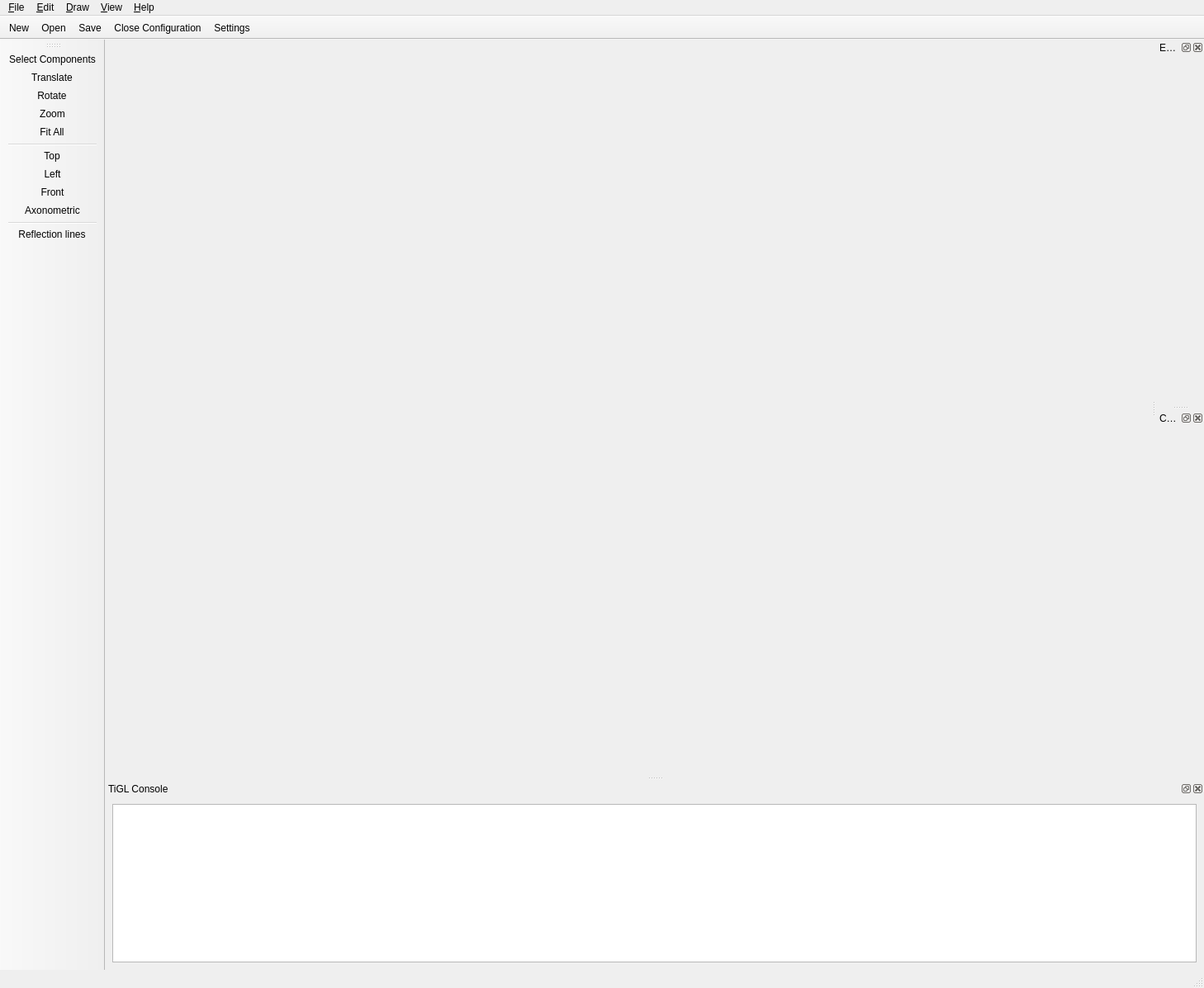
<?xml version="1.0" encoding="UTF-8"?>
<ui version="4.0">
 <class>TIGLCreatorWindow</class>
 <widget class="QMainWindow" name="TIGLCreatorWindow">
  <property name="geometry">
   <rect>
    <x>0</x>
    <y>0</y>
    <width>1458</width>
    <height>1197</height>
   </rect>
  </property>
  <property name="windowTitle">
   <string>MainWindow</string>
  </property>
  <property name="windowIcon">
   <iconset resource="TIGLCreator.qrc">
    <normaloff>:/gfx/Icon_TIGL_128.png</normaloff>:/gfx/Icon_TIGL_128.png</iconset>
  </property>
  <property name="unifiedTitleAndToolBarOnMac">
   <bool>true</bool>
  </property>
  <widget class="QWidget" name="centralwidget">
   <property name="sizePolicy">
    <sizepolicy hsizetype="Expanding" vsizetype="Expanding">
     <horstretch>0</horstretch>
     <verstretch>0</verstretch>
    </sizepolicy>
   </property>
   <layout class="QVBoxLayout" name="verticalLayout">
    <property name="leftMargin">
     <number>0</number>
    </property>
    <property name="topMargin">
     <number>0</number>
    </property>
    <property name="rightMargin">
     <number>0</number>
    </property>
    <property name="bottomMargin">
     <number>0</number>
    </property>
    <item>
     <widget class="TIGLCreatorWidget" name="myOCC" native="true">
      <property name="sizePolicy">
       <sizepolicy hsizetype="Preferred" vsizetype="Preferred">
        <horstretch>0</horstretch>
        <verstretch>70</verstretch>
       </sizepolicy>
      </property>
      <property name="minimumSize">
       <size>
        <width>0</width>
        <height>300</height>
       </size>
      </property>
     </widget>
    </item>
   </layout>
  </widget>
  <widget class="QMenuBar" name="menubar">
   <property name="geometry">
    <rect>
     <x>0</x>
     <y>0</y>
     <width>783</width>
     <height>20</height>
    </rect>
   </property>
   <widget class="QMenu" name="fileMenu">
    <property name="title">
     <string>&amp;File</string>
    </property>
    <widget class="QMenu" name="recentFileMenu">
     <property name="title">
      <string>&amp;Recent Files</string>
     </property>
    </widget>
    <widget class="QMenu" name="tiglMenu">
     <property name="title">
      <string>&amp;CPACS Export</string>
     </property>
     <widget class="QMenu" name="menuExport_to_IGES">
      <property name="title">
       <string>IGES</string>
      </property>
      <addaction name="tiglExportIgesAction"/>
      <addaction name="tiglExportFusedIgesAction"/>
     </widget>
     <widget class="QMenu" name="menuExport_to_STEP">
      <property name="title">
       <string>STEP</string>
      </property>
      <addaction name="tiglExportStepAction"/>
      <addaction name="tiglExportFusedStepAction"/>
     </widget>
     <widget class="QMenu" name="menuExport_to_VTK">
      <property name="title">
       <string>VTK</string>
      </property>
      <addaction name="tiglExportMeshedWingVTK"/>
      <addaction name="tiglExportMeshedWingVTKsimple"/>
      <addaction name="tiglExportMeshedFuselageVTK"/>
      <addaction name="tiglExportMeshedConfigVTKNoFuse"/>
      <addaction name="tiglExportMeshedConfigVTK"/>
     </widget>
     <widget class="QMenu" name="menuExport_to_STL">
      <property name="title">
       <string>STL</string>
      </property>
      <addaction name="tiglExportMeshedWingSTL"/>
      <addaction name="tiglExportMeshedFuselageSTL"/>
      <addaction name="tiglExportMeshedConfigSTL"/>
     </widget>
     <widget class="QMenu" name="menuExport_to_Collada">
      <property name="title">
       <string>Collada</string>
      </property>
      <addaction name="tiglExportWingColladaAction"/>
      <addaction name="tiglExportFuselageColladaAction"/>
      <addaction name="tiglExportConfigurationColladaAction"/>
     </widget>
     <widget class="QMenu" name="menuExport_to_BRep">
      <property name="title">
       <string>BRep</string>
      </property>
      <addaction name="tiglExportWingBRepAction"/>
      <addaction name="tiglExportFuselageBRepAction"/>
      <addaction name="tiglExportFusedConfigBRep"/>
      <addaction name="tiglExportWingCurvesBRepAction"/>
      <addaction name="tiglExportFuselageCurvesBRepAction"/>
     </widget>
     <addaction name="menuExport_to_IGES"/>
     <addaction name="menuExport_to_STEP"/>
     <addaction name="menuExport_to_BRep"/>
     <addaction name="separator"/>
     <addaction name="menuExport_to_VTK"/>
     <addaction name="menuExport_to_STL"/>
     <addaction name="menuExport_to_Collada"/>
    </widget>
    <addaction name="newAction"/>
    <addaction name="openAction"/>
    <addaction name="recentFileMenu"/>
    <addaction name="openScriptAction"/>
    <addaction name="setBackgroundAction"/>
    <addaction name="separator"/>
    <addaction name="saveAction"/>
    <addaction name="saveAsAction"/>
    <addaction name="exportAction"/>
    <addaction name="saveScreenshotAction"/>
    <addaction name="tiglMenu"/>
    <addaction name="closeAction"/>
    <addaction name="separator"/>
    <addaction name="settingsAction"/>
    <addaction name="exitAction"/>
   </widget>
   <widget class="QMenu" name="cpacsMenu">
    <property name="title">
     <string>&amp;Draw</string>
    </property>
    <widget class="QMenu" name="menuAircraft">
     <property name="title">
      <string>Aircraft</string>
     </property>
     <addaction name="showAllWingsAndFuselagesAction"/>
     <addaction name="showAllWingsAndFuselageDuctCutoutsAction"/>
     <addaction name="showAllWingsAndFuselagesSurfacePointsAction"/>
     <addaction name="drawFusedAircraftAction"/>
     <addaction name="showFusedAirplaneTriangulation"/>
     <addaction name="drawIntersectionAction"/>
     <addaction name="drawFarFieldAction"/>
     <addaction name="drawSystemsAction"/>
     <addaction name="drawComponentAction"/>
     <addaction name="drawControlPointNetAction"/>
    </widget>
    <widget class="QMenu" name="menuWings">
     <property name="title">
      <string>Wings</string>
     </property>
     <addaction name="drawWingsAction"/>
     <addaction name="drawFusedWingAction"/>
     <addaction name="drawWingShellAction"/>
     <addaction name="drawWingComponentSegmentAction"/>
     <addaction name="drawWingStructureAction"/>
     <addaction name="drawWingTriangulationAction"/>
     <addaction name="drawWingProfilesAction"/>
     <addaction name="drawWingGuideCurvesAction"/>
     <addaction name="drawWingFlapsAction"/>
     <addaction name="separator"/>
     <addaction name="drawWingSamplePointsAction"/>
     <addaction name="drawWingOverlayCPACSProfilePointsAction"/>
     <addaction name="drawWingCSPointAction"/>
    </widget>
    <widget class="QMenu" name="menuFuselages">
     <property name="title">
      <string>Fuselages</string>
     </property>
     <addaction name="drawFuselageAction"/>
     <addaction name="drawFuselageProfilesAction"/>
     <addaction name="drawFuselageGuideCurvesAction"/>
     <addaction name="drawFuselageTriangulationAction"/>
     <addaction name="drawFuselageSamplePointsAction"/>
     <addaction name="drawFuselageSamplePointsAngleAction"/>
     <addaction name="drawFusedFuselageAction"/>
    </widget>
    <widget class="QMenu" name="menuRotorcraft">
     <property name="title">
      <string>Rotorcraft</string>
     </property>
     <addaction name="drawRotorsAction"/>
     <addaction name="showRotorPropertiesAction"/>
    </widget>
    <widget class="QMenu" name="menuRotorBlades">
     <property name="title">
      <string>Rotor blades</string>
     </property>
     <addaction name="drawRotorBladesAction"/>
     <addaction name="drawFusedRotorBladeAction"/>
     <addaction name="drawRotorBladeShellAction"/>
     <addaction name="drawRotorBladeComponentSegmentAction"/>
     <addaction name="drawRotorBladeTriangulationAction"/>
     <addaction name="drawRotorProfilesAction"/>
     <addaction name="drawRotorBladeGuideCurvesAction"/>
     <addaction name="separator"/>
     <addaction name="drawRotorBladeSamplePointsAction"/>
     <addaction name="drawRotorBladeOverlayCPACSProfilePointsAction"/>
     <addaction name="drawRotorBladeCSPointAction"/>
    </widget>
    <widget class="QMenu" name="menuMisc_Geometry">
     <property name="title">
      <string>Misc Geometry</string>
     </property>
     <addaction name="drawPointAction"/>
     <addaction name="drawVectorAction"/>
    </widget>
    <addaction name="menuAircraft"/>
    <addaction name="menuRotorcraft"/>
    <addaction name="menuWings"/>
    <addaction name="menuRotorBlades"/>
    <addaction name="menuFuselages"/>
    <addaction name="menuMisc_Geometry"/>
   </widget>
   <widget class="QMenu" name="viewMenu">
    <property name="title">
     <string>&amp;View</string>
    </property>
    <widget class="QMenu" name="viewDisplayMenu">
     <property name="title">
      <string>&amp;Display</string>
     </property>
     <addaction name="viewFrontAction"/>
     <addaction name="viewBackAction"/>
     <addaction name="viewTopAction"/>
     <addaction name="viewBottomAction"/>
     <addaction name="viewLeftAction"/>
     <addaction name="viewRightAction"/>
     <addaction name="separator"/>
     <addaction name="viewAxoAction"/>
     <addaction name="viewGridAction"/>
     <addaction name="separator"/>
     <addaction name="viewResetAction"/>
     <addaction name="viewZoomInAction"/>
     <addaction name="viewZoomOutAction"/>
     <addaction name="separator"/>
     <addaction name="showWireframeAction"/>
     <addaction name="showReflectionLinesAction"/>
    </widget>
    <widget class="QMenu" name="viewActionsMenu">
     <property name="title">
      <string>&amp;Actions</string>
     </property>
     <addaction name="fitAction"/>
     <addaction name="fitAllAction"/>
     <addaction name="zoomAction"/>
     <addaction name="panAction"/>
     <addaction name="rotAction"/>
    </widget>
    <widget class="QMenu" name="gridMenu">
     <property name="title">
      <string>&amp;Grid</string>
     </property>
     <addaction name="gridOnAction"/>
     <addaction name="separator"/>
     <addaction name="gridXYAction"/>
     <addaction name="gridXZAction"/>
     <addaction name="gridYZAction"/>
     <addaction name="separator"/>
     <addaction name="gridRectAction"/>
     <addaction name="gridCircAction"/>
    </widget>
    <addaction name="viewDisplayMenu"/>
    <addaction name="viewActionsMenu"/>
    <addaction name="gridMenu"/>
   </widget>
   <widget class="QMenu" name="helpMenu">
    <property name="title">
     <string>&amp;Help</string>
    </property>
    <addaction name="aboutAction"/>
    <addaction name="aboutQtAction"/>
   </widget>
   <widget class="QMenu" name="menuEdit">
    <property name="title">
     <string>&amp;Edit</string>
    </property>
    <addaction name="standardizeAction"/>
   </widget>
   <addaction name="fileMenu"/>
   <addaction name="menuEdit"/>
   <addaction name="cpacsMenu"/>
   <addaction name="viewMenu"/>
   <addaction name="helpMenu"/>
  </widget>
  <widget class="QStatusBar" name="statusbar"/>
  <widget class="QToolBar" name="toolBar">
   <property name="windowTitle">
    <string>File</string>
   </property>
   <property name="movable">
    <bool>false</bool>
   </property>
   <attribute name="toolBarArea">
    <enum>TopToolBarArea</enum>
   </attribute>
   <attribute name="toolBarBreak">
    <bool>false</bool>
   </attribute>
   <addaction name="newAction"/>
   <addaction name="openAction"/>
   <addaction name="saveAction"/>
   <addaction name="closeAction"/>
   <addaction name="settingsAction"/>
  </widget>
  <widget class="QToolBar" name="toolBarView">
   <property name="windowTitle">
    <string>Views</string>
   </property>
   <property name="orientation">
    <enum>Qt::Vertical</enum>
   </property>
   <attribute name="toolBarArea">
    <enum>LeftToolBarArea</enum>
   </attribute>
   <attribute name="toolBarBreak">
    <bool>false</bool>
   </attribute>
   <addaction name="selectAction"/>
   <addaction name="panAction"/>
   <addaction name="rotAction"/>
   <addaction name="zoomAction"/>
   <addaction name="fitAllAction"/>
   <addaction name="separator"/>
   <addaction name="viewTopAction"/>
   <addaction name="viewLeftAction"/>
   <addaction name="viewFrontAction"/>
   <addaction name="viewAxoAction"/>
   <addaction name="separator"/>
   <addaction name="showReflectionLinesAction"/>
  </widget>
  <widget class="QDockWidget" name="consoleDockWidget">
   <property name="windowTitle">
    <string>TiGL Console</string>
   </property>
   <attribute name="dockWidgetArea">
    <number>8</number>
   </attribute>
   <widget class="QWidget" name="dockWidgetContents_2">
    <layout class="QVBoxLayout" name="verticalLayout2">
     <item>
      <widget class="Console" name="console">
       <property name="baseSize">
        <size>
         <width>0</width>
         <height>100</height>
        </size>
       </property>
      </widget>
     </item>
    </layout>
   </widget>
  </widget>
  <widget class="QDockWidget" name="editorDockWidget">
   <property name="windowTitle">
    <string>Editor</string>
   </property>
   <attribute name="dockWidgetArea">
    <number>2</number>
   </attribute>
   <widget class="ModificatorContainerWidget" name="modificatorContainerWidget"/>
  </widget>
  <widget class="QDockWidget" name="treeDockWidget">
   <property name="windowTitle">
    <string>CPACS Tree</string>
   </property>
   <attribute name="dockWidgetArea">
    <number>2</number>
   </attribute>
   <widget class="CPACSTreeWidget" name="treeWidget"/>
  </widget>
  <action name="newAction">
   <property name="icon">
    <iconset resource="TIGLCreator.qrc">
     <normaloff>:/gfx/document-new.png</normaloff>:/gfx/document-new.png</iconset>
   </property>
   <property name="text">
    <string>&amp;New</string>
   </property>
   <property name="toolTip">
    <string>Create a new file</string>
   </property>
   <property name="shortcut">
    <string>Ctrl+N</string>
   </property>
  </action>
  <action name="openAction">
   <property name="icon">
    <iconset resource="TIGLCreator.qrc">
     <normaloff>:/gfx/document-open.png</normaloff>:/gfx/document-open.png</iconset>
   </property>
   <property name="text">
    <string>&amp;Open...</string>
   </property>
   <property name="toolTip">
    <string>Open an existing file</string>
   </property>
   <property name="shortcut">
    <string>Ctrl+O</string>
   </property>
  </action>
  <action name="openScriptAction">
   <property name="text">
    <string>Open Script</string>
   </property>
   <property name="toolTip">
    <string>Open a script file</string>
   </property>
  </action>
  <action name="actionRecent_Files">
   <property name="text">
    <string>Recent Files</string>
   </property>
  </action>
  <action name="actionBlubb">
   <property name="text">
    <string>blubb</string>
   </property>
  </action>
  <action name="exportAction">
   <property name="text">
    <string>&amp;Export</string>
   </property>
   <property name="toolTip">
    <string>&lt;html&gt;&lt;head/&gt;&lt;body&gt;&lt;p&gt;Export the document to disk&lt;/p&gt;&lt;/body&gt;&lt;/html&gt;</string>
   </property>
  </action>
  <action name="printAction">
   <property name="text">
    <string>&amp;Print</string>
   </property>
   <property name="toolTip">
    <string>Print the document</string>
   </property>
   <property name="shortcut">
    <string>Ctrl+P</string>
   </property>
  </action>
  <action name="setBackgroundAction">
   <property name="text">
    <string>&amp;Load Background Image</string>
   </property>
   <property name="toolTip">
    <string>Set Background Image from file</string>
   </property>
   <property name="shortcut">
    <string>Ctrl+B</string>
   </property>
  </action>
  <action name="exitAction">
   <property name="text">
    <string>Exit</string>
   </property>
   <property name="toolTip">
    <string>Exit the application</string>
   </property>
   <property name="shortcut">
    <string>Ctrl+Q</string>
   </property>
  </action>
  <action name="cutAction">
   <property name="text">
    <string>Cu&amp;t</string>
   </property>
   <property name="toolTip">
    <string>Cut the current selection's contents to the clipboard</string>
   </property>
   <property name="shortcut">
    <string>Ctrl+X</string>
   </property>
  </action>
  <action name="copyAction">
   <property name="text">
    <string>&amp;Copy</string>
   </property>
   <property name="toolTip">
    <string>Copy the current selection's contents to the clipboard</string>
   </property>
   <property name="shortcut">
    <string>Ctrl+C</string>
   </property>
  </action>
  <action name="pasteAction">
   <property name="text">
    <string>&amp;Paste</string>
   </property>
   <property name="toolTip">
    <string>Paste the clipboard's contents into the current selection</string>
   </property>
   <property name="shortcut">
    <string>Ctrl+V</string>
   </property>
  </action>
  <action name="showAllWingsAndFuselagesAction">
   <property name="text">
    <string>Show the complete Aircraft</string>
   </property>
   <property name="statusTip">
    <string>Show all Fuselages and Wings</string>
   </property>
   <property name="whatsThis">
    <string>Show all Fuselages and Wings</string>
   </property>
  </action>
  <action name="showAllWingsAndFuselagesSurfacePointsAction">
   <property name="text">
    <string>Show sample Surface points on Fuselage and Wings</string>
   </property>
   <property name="toolTip">
    <string>Show sample Surface points on Fuselages and Wings</string>
   </property>
   <property name="statusTip">
    <string>Show sample Surface points on Fuselages and Wings</string>
   </property>
  </action>
  <action name="drawFusedAircraftAction">
   <property name="text">
    <string>Show the complete Aircraft fused (slow)</string>
   </property>
   <property name="statusTip">
    <string>Show the complete Aircraft fused</string>
   </property>
  </action>
  <action name="drawWingsAction">
   <property name="text">
    <string>Show Wing</string>
   </property>
   <property name="toolTip">
    <string>Show a wing only</string>
   </property>
  </action>
  <action name="drawWingProfilesAction">
   <property name="text">
    <string>Show Wing Profiles</string>
   </property>
   <property name="toolTip">
    <string>Show the profiles of a wing</string>
   </property>
   <property name="statusTip">
    <string>Show the profiles of a wing</string>
   </property>
  </action>
  <action name="drawWingOverlayCPACSProfilePointsAction">
   <property name="text">
    <string>Show Wing overlay profile points</string>
   </property>
   <property name="toolTip">
    <string>Show the points of a wing profile</string>
   </property>
  </action>
  <action name="drawWingTriangulationAction">
   <property name="text">
    <string>Show Wing triangulation</string>
   </property>
   <property name="toolTip">
    <string>Shows the triangulation of a wing</string>
   </property>
  </action>
  <action name="drawWingSamplePointsAction">
   <property name="text">
    <string>Show Sample Wing points</string>
   </property>
   <property name="toolTip">
    <string>Show sample points on a wing</string>
   </property>
   <property name="statusTip">
    <string/>
   </property>
  </action>
  <action name="drawFusedWingAction">
   <property name="text">
    <string>Show Fused Wing</string>
   </property>
   <property name="toolTip">
    <string>Shows a fused wing</string>
   </property>
   <property name="statusTip">
    <string>Shows a fused wing</string>
   </property>
  </action>
  <action name="drawWingComponentSegmentAction">
   <property name="text">
    <string>Show Wing Component Segment</string>
   </property>
   <property name="statusTip">
    <string>Shows a wing component segment</string>
   </property>
   <property name="whatsThis">
    <string>Shows a wing component segment</string>
   </property>
  </action>
  <action name="drawRotorBladesAction">
   <property name="text">
    <string>Show Rotor Blade</string>
   </property>
   <property name="toolTip">
    <string>Show a rotor blade only</string>
   </property>
  </action>
  <action name="drawRotorProfilesAction">
   <property name="text">
    <string>Show Rotor Profiles</string>
   </property>
   <property name="toolTip">
    <string>Show the profiles of a rotor</string>
   </property>
   <property name="statusTip">
    <string>Show the profiles of a rotor</string>
   </property>
  </action>
  <action name="drawRotorBladeOverlayCPACSProfilePointsAction">
   <property name="text">
    <string>Show Rotor Blade overlay profile points</string>
   </property>
   <property name="toolTip">
    <string>Show the points of a rotor blade profile</string>
   </property>
  </action>
  <action name="drawRotorBladeTriangulationAction">
   <property name="text">
    <string>Show Rotor Blade triangulation</string>
   </property>
   <property name="toolTip">
    <string>Shows the triangulation of a rotor blade</string>
   </property>
  </action>
  <action name="drawRotorBladeSamplePointsAction">
   <property name="text">
    <string>Show Sample Rotor Blade points</string>
   </property>
   <property name="toolTip">
    <string>Show sample points on a rotor blade</string>
   </property>
   <property name="statusTip">
    <string/>
   </property>
  </action>
  <action name="drawFusedRotorBladeAction">
   <property name="text">
    <string>Show Fused Rotor Blade</string>
   </property>
   <property name="toolTip">
    <string>Shows a fused rotor blade</string>
   </property>
   <property name="statusTip">
    <string>Shows a fused rotor blade</string>
   </property>
  </action>
  <action name="drawRotorBladeComponentSegmentAction">
   <property name="text">
    <string>Show Rotor Blade Component Segment</string>
   </property>
   <property name="statusTip">
    <string>Shows a rotor blade component segment</string>
   </property>
   <property name="whatsThis">
    <string>Shows a rotor blade component segment</string>
   </property>
  </action>
  <action name="drawRotorBladeCSPointAction">
   <property name="text">
    <string>Show Rotor Blade Component Segment Point</string>
   </property>
  </action>
  <action name="drawRotorBladeShellAction">
   <property name="text">
    <string>Show Rotor Blade Shells</string>
   </property>
  </action>
  <action name="drawAllRotorsWingsAndFuselagesAction">
   <property name="text">
    <string>Show all Rotors, Wings and Fuselages</string>
   </property>
   <property name="toolTip">
    <string>Show all Rotors, Wings and Fuselages</string>
   </property>
  </action>
  <action name="drawRotorsAction">
   <property name="text">
    <string>Show a Rotor</string>
   </property>
   <property name="toolTip">
    <string>Show only one rotor</string>
   </property>
  </action>
  <action name="showRotorPropertiesAction">
   <property name="text">
    <string>Show Rotor Properties...</string>
   </property>
   <property name="toolTip">
    <string>Show properties of a rotor</string>
   </property>
  </action>
  <action name="drawFuselageAction">
   <property name="text">
    <string>Show Fuselage</string>
   </property>
   <property name="toolTip">
    <string>Shows a fuselage</string>
   </property>
   <property name="statusTip">
    <string>Shows a fuselage.</string>
   </property>
  </action>
  <action name="drawFuselageProfilesAction">
   <property name="text">
    <string>Show Fuselage Profiles</string>
   </property>
   <property name="toolTip">
    <string>Show the profiles of a fuselage</string>
   </property>
   <property name="statusTip">
    <string>Show the profiles of a fuselage</string>
   </property>
  </action>
  <action name="drawFuselageTriangulationAction">
   <property name="text">
    <string>Show Fuselage triangulation</string>
   </property>
   <property name="toolTip">
    <string>Shows the triangulation of a fuselage</string>
   </property>
   <property name="statusTip">
    <string>Shows the triangulation of a fuselage.</string>
   </property>
  </action>
  <action name="drawFuselageSamplePointsAction">
   <property name="text">
    <string>Show Sample Fuselage points</string>
   </property>
   <property name="toolTip">
    <string>Show sample points on a fuselage</string>
   </property>
   <property name="statusTip">
    <string>Show sample points on a fuselage.</string>
   </property>
  </action>
  <action name="drawFuselageSamplePointsAngleAction">
   <property name="text">
    <string>Show Sample Fuselage point at Angle</string>
   </property>
   <property name="toolTip">
    <string>Show sample point on a fuselage at user defined angle and eta = 0.5</string>
   </property>
   <property name="statusTip">
    <string>Show sample point on a fuselage at user defined angle and eta = 0.5</string>
   </property>
  </action>
  <action name="drawFusedFuselageAction">
   <property name="text">
    <string>Show Fused Fuselage</string>
   </property>
   <property name="toolTip">
    <string>Show a fused fuselage</string>
   </property>
   <property name="statusTip">
    <string>Show a fused fuselage.</string>
   </property>
  </action>
  <action name="tiglExportIgesAction">
   <property name="text">
    <string>Export Configuration</string>
   </property>
   <property name="statusTip">
    <string>Export Model as IGES.</string>
   </property>
  </action>
  <action name="tiglExportFusedIgesAction">
   <property name="text">
    <string>Export Fused Configuration</string>
   </property>
   <property name="statusTip">
    <string>Export Fused Model as IGES.</string>
   </property>
  </action>
  <action name="tiglExportStepAction">
   <property name="text">
    <string>Export Configuration</string>
   </property>
   <property name="statusTip">
    <string>Export Model as STEP.</string>
   </property>
  </action>
  <action name="tiglExportStepWithMetaDataAction">
   <property name="text">
    <string>Export Model as STEP with CPACS MetaData</string>
   </property>
   <property name="statusTip">
    <string>Export Model as STEP.</string>
   </property>
  </action>
  <action name="tiglExportMeshedWingSTL">
   <property name="text">
    <string>Export Wing</string>
   </property>
   <property name="statusTip">
    <string>Export meshed Wing as STL.</string>
   </property>
  </action>
  <action name="tiglExportMeshedWingVTK">
   <property name="text">
    <string>Export Wing</string>
   </property>
   <property name="statusTip">
    <string>Export meshed Wing as VTK.</string>
   </property>
  </action>
  <action name="tiglExportMeshedWingVTKsimple">
   <property name="text">
    <string>Export Wing (simple)</string>
   </property>
   <property name="toolTip">
    <string>Export meshed Wing as simple VTK - no cpacs related export</string>
   </property>
   <property name="statusTip">
    <string>Export meshed Wing as simple VTK - no cpacs related export.</string>
   </property>
  </action>
  <action name="tiglExportMeshedFuselageVTK">
   <property name="text">
    <string>Export Fuselage</string>
   </property>
   <property name="statusTip">
    <string>Export meshed Fuselage as VTK.</string>
   </property>
  </action>
  <action name="tiglExportMeshedFuselageVTKsimple">
   <property name="text">
    <string>Export Fuselage (simple)</string>
   </property>
   <property name="toolTip">
    <string>Export meshed Fuselage as simple VTK - no cpacs realted export</string>
   </property>
   <property name="statusTip">
    <string>Export meshed Fuselage as simple VTK - no cpacs realted export.</string>
   </property>
  </action>
  <action name="tiglExportMeshedFuselageSTL">
   <property name="text">
    <string>Export Fuselage</string>
   </property>
   <property name="statusTip">
    <string>Export meshed Fuselage as STL.</string>
   </property>
  </action>
  <action name="viewFrontAction">
   <property name="icon">
    <iconset resource="TIGLCreator.qrc">
     <normaloff>:/gfx/view-front.png</normaloff>:/gfx/view-front.png</iconset>
   </property>
   <property name="text">
    <string>Front</string>
   </property>
   <property name="toolTip">
    <string>View from front</string>
   </property>
   <property name="shortcut">
    <string>1</string>
   </property>
  </action>
  <action name="viewBackAction">
   <property name="text">
    <string>Back</string>
   </property>
   <property name="toolTip">
    <string>View from the back</string>
   </property>
   <property name="shortcut">
    <string>2</string>
   </property>
  </action>
  <action name="viewTopAction">
   <property name="icon">
    <iconset resource="TIGLCreator.qrc">
     <normaloff>:/gfx/view-top.png</normaloff>:/gfx/view-top.png</iconset>
   </property>
   <property name="text">
    <string>Top</string>
   </property>
   <property name="toolTip">
    <string>View from the top</string>
   </property>
   <property name="shortcut">
    <string>3</string>
   </property>
  </action>
  <action name="viewBottomAction">
   <property name="text">
    <string>Bottom</string>
   </property>
   <property name="toolTip">
    <string>View from the bottom</string>
   </property>
   <property name="shortcut">
    <string>4</string>
   </property>
  </action>
  <action name="viewLeftAction">
   <property name="icon">
    <iconset resource="TIGLCreator.qrc">
     <normaloff>:/gfx/view-left.png</normaloff>:/gfx/view-left.png</iconset>
   </property>
   <property name="text">
    <string>Left</string>
   </property>
   <property name="toolTip">
    <string>View from the left</string>
   </property>
   <property name="shortcut">
    <string>5</string>
   </property>
  </action>
  <action name="viewRightAction">
   <property name="text">
    <string>Right</string>
   </property>
   <property name="toolTip">
    <string>View from the right</string>
   </property>
   <property name="shortcut">
    <string>6</string>
   </property>
  </action>
  <action name="viewAxoAction">
   <property name="icon">
    <iconset resource="TIGLCreator.qrc">
     <normaloff>:/gfx/view-axo.png</normaloff>:/gfx/view-axo.png</iconset>
   </property>
   <property name="text">
    <string>Axonometric</string>
   </property>
   <property name="toolTip">
    <string>Axonometric view</string>
   </property>
   <property name="shortcut">
    <string>Ctrl+D</string>
   </property>
  </action>
  <action name="viewGridAction">
   <property name="text">
    <string>Grid</string>
   </property>
   <property name="toolTip">
    <string>View on the grid</string>
   </property>
  </action>
  <action name="viewResetAction">
   <property name="text">
    <string>Reset</string>
   </property>
   <property name="toolTip">
    <string>Reset the view</string>
   </property>
  </action>
  <action name="viewZoomInAction">
   <property name="text">
    <string>Zoom in</string>
   </property>
   <property name="toolTip">
    <string>Zoom in the view</string>
   </property>
   <property name="shortcut">
    <string>+</string>
   </property>
  </action>
  <action name="viewZoomOutAction">
   <property name="text">
    <string>Zoom out</string>
   </property>
   <property name="toolTip">
    <string>Zoom out the view</string>
   </property>
   <property name="shortcut">
    <string>-</string>
   </property>
  </action>
  <action name="backgroundAction">
   <property name="text">
    <string>Change &amp;Background</string>
   </property>
   <property name="toolTip">
    <string>Change the background color</string>
   </property>
  </action>
  <action name="fitAction">
   <property name="text">
    <string>&amp;Fit Window</string>
   </property>
   <property name="toolTip">
    <string>Fit to window</string>
   </property>
   <property name="shortcut">
    <string>Ctrl+F</string>
   </property>
  </action>
  <action name="fitAllAction">
   <property name="icon">
    <iconset resource="TIGLCreator.qrc">
     <normaloff>:/gfx/view-fit.png</normaloff>:/gfx/view-fit.png</iconset>
   </property>
   <property name="text">
    <string>Fit &amp;All</string>
   </property>
   <property name="toolTip">
    <string>Fit contents to viewport</string>
   </property>
   <property name="shortcut">
    <string>Alt+A</string>
   </property>
  </action>
  <action name="zoomAction">
   <property name="icon">
    <iconset resource="TIGLCreator.qrc">
     <normaloff>:/gfx/zoom.png</normaloff>:/gfx/zoom.png</iconset>
   </property>
   <property name="text">
    <string>&amp;Zoom</string>
   </property>
   <property name="toolTip">
    <string>Zoom in window</string>
   </property>
   <property name="shortcut">
    <string>Ctrl+E</string>
   </property>
  </action>
  <action name="panAction">
   <property name="icon">
    <iconset resource="TIGLCreator.qrc">
     <normaloff>:/gfx/translate.png</normaloff>:/gfx/translate.png</iconset>
   </property>
   <property name="text">
    <string>&amp;Translate</string>
   </property>
   <property name="toolTip">
    <string>Window panning</string>
   </property>
   <property name="shortcut">
    <string>Ctrl+T</string>
   </property>
  </action>
  <action name="rotAction">
   <property name="icon">
    <iconset resource="TIGLCreator.qrc">
     <normaloff>:/gfx/rotate.png</normaloff>:/gfx/rotate.png</iconset>
   </property>
   <property name="text">
    <string>&amp;Rotate</string>
   </property>
   <property name="toolTip">
    <string>Rotate</string>
   </property>
   <property name="shortcut">
    <string>Ctrl+R</string>
   </property>
  </action>
  <action name="gridOnAction">
   <property name="checkable">
    <bool>true</bool>
   </property>
   <property name="checked">
    <bool>true</bool>
   </property>
   <property name="text">
    <string>&amp;Grid On</string>
   </property>
   <property name="iconText">
    <string>Show grid</string>
   </property>
   <property name="toolTip">
    <string>Turn the grid on/off</string>
   </property>
   <property name="statusTip">
    <string>Turn the grid on/off</string>
   </property>
   <property name="shortcut">
    <string>Ctrl+G</string>
   </property>
  </action>
  <action name="gridOffAction">
   <property name="text">
    <string>Gri&amp;d Off</string>
   </property>
   <property name="toolTip">
    <string>Turn the grid off</string>
   </property>
   <property name="shortcut">
    <string>Ctrl+J</string>
   </property>
  </action>
  <action name="gridXYAction">
   <property name="text">
    <string>XY Grid</string>
   </property>
   <property name="toolTip">
    <string>Grid on XY Plane</string>
   </property>
  </action>
  <action name="gridXZAction">
   <property name="text">
    <string>XZ Grid</string>
   </property>
   <property name="toolTip">
    <string>Grid on XZ Plane</string>
   </property>
   <property name="shortcut">
    <string>Ctrl+Y</string>
   </property>
  </action>
  <action name="gridYZAction">
   <property name="text">
    <string>YZ Grid</string>
   </property>
   <property name="toolTip">
    <string>Grid on YZ Plane</string>
   </property>
  </action>
  <action name="gridRectAction">
   <property name="text">
    <string>Rectangular</string>
   </property>
   <property name="statusTip">
    <string>Rectangular grid</string>
   </property>
  </action>
  <action name="gridCircAction">
   <property name="text">
    <string>Polar</string>
   </property>
   <property name="toolTip">
    <string>Polar grid</string>
   </property>
  </action>
  <action name="aboutAction">
   <property name="text">
    <string>&amp;About</string>
   </property>
   <property name="toolTip">
    <string>Show the application's About box</string>
   </property>
  </action>
  <action name="aboutQtAction">
   <property name="text">
    <string>About &amp;Qt</string>
   </property>
   <property name="toolTip">
    <string>Show the Qt library's About box</string>
   </property>
  </action>
  <action name="showScriptAction">
   <property name="checkable">
    <bool>true</bool>
   </property>
   <property name="checked">
    <bool>true</bool>
   </property>
   <property name="text">
    <string>ScriptInput</string>
   </property>
   <property name="shortcut">
    <string>Alt+S</string>
   </property>
  </action>
  <action name="showWireframeAction">
   <property name="checkable">
    <bool>true</bool>
   </property>
   <property name="text">
    <string>Wireframe</string>
   </property>
   <property name="statusTip">
    <string>Show wireframes</string>
   </property>
   <property name="shortcut">
    <string>Ctrl+W</string>
   </property>
  </action>
  <action name="drawIntersectionAction">
   <property name="text">
    <string>Show Intersection Line</string>
   </property>
  </action>
  <action name="showFusedAirplaneTriangulation">
   <property name="text">
    <string>Show fused Airplane Triangulation (slow)</string>
   </property>
  </action>
  <action name="closeAction">
   <property name="icon">
    <iconset resource="TIGLCreator.qrc">
     <normaloff>:/gfx/document-close.png</normaloff>
     <disabledoff>:/gfx/document-close-disabled.png</disabledoff>:/gfx/document-close.png</iconset>
   </property>
   <property name="text">
    <string>&amp;Close Configuration</string>
   </property>
  </action>
  <action name="selectAction">
   <property name="icon">
    <iconset resource="TIGLCreator.qrc">
     <normaloff>:/gfx/select.png</normaloff>:/gfx/select.png</iconset>
   </property>
   <property name="text">
    <string>Select Components</string>
   </property>
   <property name="toolTip">
    <string>Select Components</string>
   </property>
  </action>
  <action name="settingsAction">
   <property name="icon">
    <iconset resource="TIGLCreator.qrc">
     <normaloff>:/gfx/settings.png</normaloff>:/gfx/settings.png</iconset>
   </property>
   <property name="text">
    <string>Settings</string>
   </property>
  </action>
  <action name="drawWingShellAction">
   <property name="text">
    <string>Show Wing Shells</string>
   </property>
  </action>
  <action name="tiglExportStructuredIgesAction">
   <property name="text">
    <string>Export Model as structed IGES</string>
   </property>
   <property name="iconText">
    <string>Export Model as IGES with CPACS metadata</string>
   </property>
   <property name="toolTip">
    <string>Export Model as IGES with CPACS metadata</string>
   </property>
  </action>
  <action name="tiglExportWingColladaAction">
   <property name="text">
    <string>Export Wing</string>
   </property>
  </action>
  <action name="tiglExportFuselageColladaAction">
   <property name="text">
    <string>Export Fuselage</string>
   </property>
  </action>
  <action name="drawWingCSPointAction">
   <property name="text">
    <string>Show Wing Component Segment Point</string>
   </property>
  </action>
  <action name="tiglExportMeshedConfigVTK">
   <property name="text">
    <string>Export fused Configuration (slow)</string>
   </property>
  </action>
  <action name="tiglExportMeshedConfigVTKNoFuse">
   <property name="text">
    <string>Export Configuration (not fused)</string>
   </property>
  </action>
  <action name="drawFarFieldAction">
   <property name="enabled">
    <bool>false</bool>
   </property>
   <property name="text">
    <string>Draw Far Field</string>
   </property>
  </action>
  <action name="tiglExportFusedStepAction">
   <property name="text">
    <string>Export fused/trimmed Configuration</string>
   </property>
  </action>
  <action name="tiglExportWingBRepAction">
   <property name="text">
    <string>Export Wing</string>
   </property>
  </action>
  <action name="tiglExportFuselageBRepAction">
   <property name="text">
    <string>Export Fuselage</string>
   </property>
  </action>
  <action name="tiglExportFusedConfigBRep">
   <property name="text">
    <string>Export Fused Configuration (slow)</string>
   </property>
  </action>
  <action name="drawWingGuideCurvesAction">
   <property name="text">
    <string>Show Wing Guide Curves</string>
   </property>
  </action>
  <action name="drawRotorBladeGuideCurvesAction">
   <property name="text">
    <string>Show Rotor Blade Guide Curves</string>
   </property>
  </action>
  <action name="drawFuselageGuideCurvesAction">
   <property name="text">
    <string>Show Fuselage Guide Curves</string>
   </property>
  </action>
  <action name="tiglExportWingCurvesBRepAction">
   <property name="text">
    <string>Export Wing Curves</string>
   </property>
  </action>
  <action name="tiglExportFuselageCurvesBRepAction">
   <property name="text">
    <string>Export Fuselage Curves</string>
   </property>
  </action>
  <action name="actionCreate_Screenshot">
   <property name="text">
    <string>Create Screenshot</string>
   </property>
  </action>
  <action name="saveScreenshotAction">
   <property name="icon">
    <iconset resource="TIGLCreator.qrc">
     <normaloff>:/gfx/screenshot.png</normaloff>:/gfx/screenshot.png</iconset>
   </property>
   <property name="text">
    <string>Save Screenshot</string>
   </property>
  </action>
  <action name="tiglExportConfigurationColladaAction">
   <property name="text">
    <string>Export Configuration</string>
   </property>
  </action>
  <action name="drawPointAction">
   <property name="text">
    <string>Draw Point</string>
   </property>
  </action>
  <action name="drawVectorAction">
   <property name="text">
    <string>Draw Vector</string>
   </property>
  </action>
  <action name="drawSystemsAction">
   <property name="text">
    <string>Draw Systems</string>
   </property>
  </action>
  <action name="drawWingStructureAction">
   <property name="text">
    <string>Show Wing Structure</string>
   </property>
  </action>
  <action name="tiglExportMeshedConfigSTL">
   <property name="text">
    <string>Export Configuration</string>
   </property>
  </action>
  <action name="showReflectionLinesAction">
   <property name="checkable">
    <bool>true</bool>
   </property>
   <property name="icon">
    <iconset resource="TIGLCreator.qrc">
     <normaloff>:/gfx/reflections.png</normaloff>:/gfx/reflections.png</iconset>
   </property>
   <property name="text">
    <string>Reflection lines</string>
   </property>
   <property name="toolTip">
    <string>Show reflection lines (zebra plot)</string>
   </property>
   <property name="shortcut">
    <string>Alt+R</string>
   </property>
   <property name="iconVisibleInMenu">
    <bool>false</bool>
   </property>
  </action>
  <action name="drawComponentAction">
   <property name="text">
    <string>Draw any Component</string>
   </property>
  </action>
  <action name="drawControlPointNetAction">
   <property name="text">
    <string>Draw Control Point Net</string>
   </property>
  </action>
  <action name="selectAllAction">
   <property name="text">
    <string>Select all</string>
   </property>
   <property name="shortcut">
    <string>Ctrl+A</string>
   </property>
  </action>
  <action name="drawWingFlapsAction">
   <property name="text">
    <string>Show Wing Flaps</string>
   </property>
  </action>
  <action name="showAllWingsAndFuselageDuctCutoutsAction">
   <property name="text">
    <string>Show the complete Aircraft with Duct Cutouts</string>
   </property>
   <property name="statusTip">
    <string>Show all Fuselages and Wings with Duct Cutouts</string>
   </property>
   <property name="whatsThis">
    <string>Show all Fuselages and Wings with Duct Cutouts</string>
   </property>
  </action>
  <action name="saveAction">
   <property name="icon">
    <iconset resource="TIGLCreator.qrc">
     <normaloff>:/gfx/document-save.png</normaloff>:/gfx/document-save.png</iconset>
   </property>
   <property name="text">
    <string>Save</string>
   </property>
   <property name="toolTip">
    <string>Save the modifications in the currently opened file</string>
   </property>
   <property name="shortcut">
    <string>Ctrl+S</string>
   </property>
  </action>
  <action name="saveAsAction">
   <property name="icon">
    <iconset resource="TIGLCreator.qrc">
     <normaloff>:/gfx/document-save.png</normaloff>:/gfx/document-save.png</iconset>
   </property>
   <property name="text">
    <string>Save as</string>
   </property>
   <property name="toolTip">
    <string>Save the current configuration to the specified file</string>
   </property>
   <property name="shortcut">
    <string>Ctrl+Shift+S</string>
   </property>
  </action>
  <action name="standardizeAction">
   <property name="text">
    <string>Standardize</string>
   </property>
  </action>
 </widget>
 <customwidgets>
  <customwidget>
   <class>TIGLCreatorWidget</class>
   <extends>QWidget</extends>
   <header>TIGLCreatorWidget.h</header>
   <container>1</container>
  </customwidget>
  <customwidget>
   <class>Console</class>
   <extends>QPlainTextEdit</extends>
   <header>TIGLCreatorConsole.h</header>
  </customwidget>
  <customwidget>
   <class>CPACSTreeWidget</class>
   <extends>QWidget</extends>
   <header>CPACSTreeWidget.h</header>
   <container>1</container>
  </customwidget>
  <customwidget>
   <class>ModificatorContainerWidget</class>
   <extends>QWidget</extends>
   <header>ModificatorContainerWidget.h</header>
   <container>1</container>
  </customwidget>
 </customwidgets>
 <resources>
  <include location="TIGLCreator.qrc"/>
 </resources>
 <connections/>
</ui>
